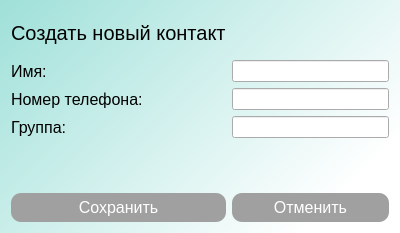
<?xml version="1.0" encoding="UTF-8"?>
<ui version="4.0">
 <class>Dialog</class>
 <widget class="QDialog" name="Dialog">
  <property name="geometry">
   <rect>
    <x>0</x>
    <y>0</y>
    <width>400</width>
    <height>233</height>
   </rect>
  </property>
  <property name="windowTitle">
   <string>Dialog</string>
  </property>
  <property name="styleSheet">
   <string notr="true">QWidget {
    background: qlineargradient(spread:pad, x1:0, y1:0, x2:1, y2:0.590909, stop:0 rgba(159, 224, 217, 255), stop:1 rgba(255, 255, 255, 255));
}
</string>
  </property>
  <layout class="QGridLayout" name="gridLayout">
   <item row="1" column="2">
    <widget class="QLineEdit" name="nameInput">
     <property name="styleSheet">
      <string notr="true">QLineEdit {background: none;}</string>
     </property>
    </widget>
   </item>
   <item row="0" column="0" colspan="2">
    <widget class="QLabel" name="label">
     <property name="styleSheet">
      <string notr="true">QLabel {
    font-family: &quot;Mustica Pro&quot;;
    font-size: 20px;
    font-weight: regular; 
	background: none;
}</string>
     </property>
     <property name="text">
      <string>Создать новый контакт</string>
     </property>
    </widget>
   </item>
   <item row="2" column="2">
    <widget class="QLineEdit" name="phoneInput">
     <property name="styleSheet">
      <string notr="true">QLineEdit {background: none;}</string>
     </property>
    </widget>
   </item>
   <item row="3" column="2">
    <widget class="QLineEdit" name="groupInput">
     <property name="styleSheet">
      <string notr="true">QLineEdit {background: none;}</string>
     </property>
    </widget>
   </item>
   <item row="5" column="2">
    <widget class="QPushButton" name="cancelButton">
     <property name="styleSheet">
      <string notr="true">QPushButton {
    font-family: &quot;Manrope&quot;;
    font-size: 16px;
    font-weight: regular;
	background: none;
}
QPushButton {
    background-color: #A0A0A0;  /* Зелёный фон */
    color: white;               /* Белый текст */
    font-size: 16px;            /* Размер шрифта */
    border-radius: 10px;        /* Закруглённые углы */
    padding: 5px 10px;
}

QPushButton:hover {
    background-color: #808080;  /* Тёмно-серый при наведении */
}

QPushButton:pressed {
    background-color: #404040;  /* Ещё темнее при нажатии */
}
</string>
     </property>
     <property name="text">
      <string>Отменить</string>
     </property>
    </widget>
   </item>
   <item row="1" column="0">
    <widget class="QLabel" name="label_2">
     <property name="styleSheet">
      <string notr="true">QLabel {
    font-family: &quot;Manrope&quot;;
    font-size: 16px;
    font-weight: regular; 
	background: none;
}</string>
     </property>
     <property name="text">
      <string>Имя:</string>
     </property>
    </widget>
   </item>
   <item row="5" column="0" colspan="2">
    <widget class="QPushButton" name="saveButton">
     <property name="styleSheet">
      <string notr="true">QPushButton {
    font-family: &quot;Manrope&quot;;
    font-size: 16px;
    font-weight: regular;
	background: none;
}
QPushButton {
    background-color: #A0A0A0;  /* Зелёный фон */
    color: white;               /* Белый текст */
    font-size: 16px;            /* Размер шрифта */
    border-radius: 10px;        /* Закруглённые углы */
    padding: 5px 10px;
}

QPushButton:hover {
    background-color: #808080;  /* Тёмно-серый при наведении */
}

QPushButton:pressed {
    background-color: #404040;  /* Ещё темнее при нажатии */
}
</string>
     </property>
     <property name="text">
      <string>Сохранить</string>
     </property>
    </widget>
   </item>
   <item row="3" column="0">
    <widget class="QLabel" name="label_4">
     <property name="styleSheet">
      <string notr="true">QLabel {
    font-family: &quot;Manrope&quot;;
    font-size: 16px;
    font-weight: regular; 
	background: none;
}</string>
     </property>
     <property name="text">
      <string>Группа:</string>
     </property>
    </widget>
   </item>
   <item row="2" column="0" colspan="2">
    <widget class="QLabel" name="label_3">
     <property name="styleSheet">
      <string notr="true">QLabel {
    font-family: &quot;Manrope&quot;;
    font-size: 16px;
    font-weight: regular; 
	background: none;
}</string>
     </property>
     <property name="text">
      <string>Номер телефона:</string>
     </property>
    </widget>
   </item>
   <item row="4" column="0" colspan="3">
    <widget class="QLabel" name="label_status">
     <property name="styleSheet">
      <string notr="true">QLabel {
    font-family: &quot;Manrope&quot;;
    font-size: 16px;
    font-weight: regular; 
	background: none;
}</string>
     </property>
     <property name="text">
      <string/>
     </property>
     <property name="alignment">
      <set>Qt::AlignmentFlag::AlignCenter</set>
     </property>
    </widget>
   </item>
  </layout>
 </widget>
 <tabstops>
  <tabstop>nameInput</tabstop>
  <tabstop>phoneInput</tabstop>
  <tabstop>groupInput</tabstop>
  <tabstop>cancelButton</tabstop>
 </tabstops>
 <resources/>
 <connections/>
</ui>
